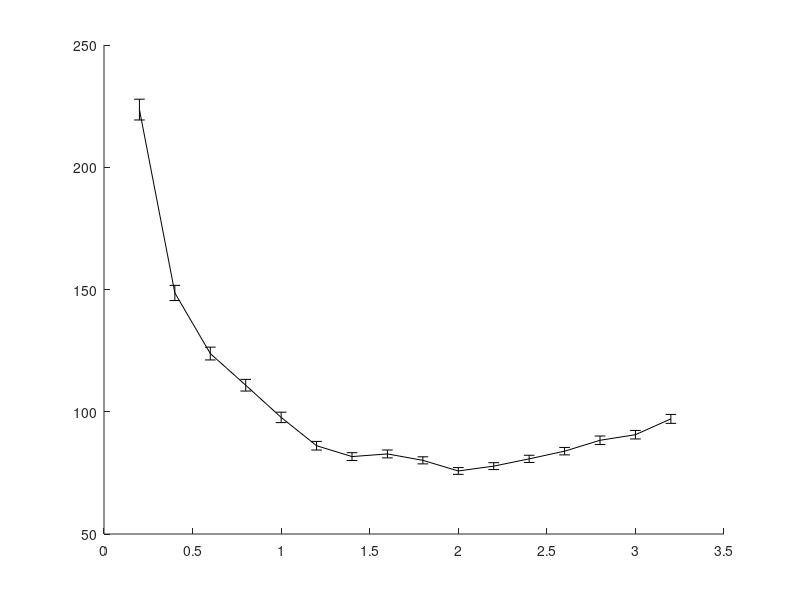

Reproduce this figure in MATLAB. (Note: this script raises an error after producing the figure.)
% In this experiment I test the GD and PCS with the BiRRT planner while varying the step size
% are:
% Vector c_start = {1.6581, 0.17453, 0.17453, 0.17453, -0.034907, -0.17453, -0.17453, -0.5236, -0.69813, -0.5236, -0.87266, -0.17453, 0.087266, 0.34907, 0.17453, 0.17453, 0.17453, 0.18147, -0.80904, 2.4791};
% Vector c_goal = {-2.1293, 0.34907, 0.5236, 0.5236, 0.69813, 0.61087, 0.61087, -0.17453, -0.7854, -0.5236, -0.34907, 0.5236, 0.7854, 0.7854, 0.2618, 0.43633, -0.17453, -1.2474, 1.2172, 5.0836}; // 4 obs
% Last updated: 08/31/17

clear all
clc

%%
D1 = load('benchmark_BiRRT_PCS_obs_rangeB.txt'); 

D2 = load('benchmark_BiRRT_GD_obs_rangeB.txt'); 

D3 = load('benchmark_BiRRT_HB_obs_rangeB.txt'); 

%%
% PCS
rd = sort(unique(D1(:,1)));
for i = 1:length(rd)
    M = D1(D1(:,1)==rd(i), 2:end);
%     disp([i-1 rg(i)  size(M,1)])
    td(i) = mean(M(:,4))*1e3;
    td_ste(i) = 1e3*std(M(:,4))/sqrt(size(M,1));
    nodes_d(i) =  mean(M(:,10));
    trees_d(i) =  mean(M(:,11));
    tlc_d(i) = mean(M(:,12))*1e3;
end
%%
% GD
rg = sort(unique(D2(:,1)));
for i = 1:length(rg)
    M = D2(D2(:,1)==rg(i), 2:end);
%     disp([i-1 rg(i)  size(M,1)])
    tg(i) = mean(M(:,4))*1e3;
    tg_ste(i) = 1e3*std(M(:,4))/sqrt(size(M,1));
    nodes_g(i) =  mean(M(:,10));
    trees_g(i) =  mean(M(:,11));
    tlc_g(i) = mean(M(:,12))*1e3;
end

%%
% HB
rb = sort(unique(D3(:,1)));
for i = 1:length(rb)
    M = D3(D3(:,1)==rb(i), 2:end);
%     disp([i-1 rg(i)  size(M,1)])
    tb(i) = mean(M(:,4))*1e3;
    tb_ste(i) = 1e3*std(M(:,4))/sqrt(size(M,1));
    nodes_b(i) =  mean(M(:,10));
    trees_b(i) =  mean(M(:,11));
    tlc_b(i) = mean(M(:,12))*1e3;
end

%%
disp(' ');
[tdmin, id] = min(td);
disp(['Minimum avg. runtime for PCS is ' num2str(tdmin) 'msec with d = ' num2str(rd(id)) ]);
[tgmin, ig] = min(tg);
disp(['Minimum avg. runtime for GD is ' num2str(tgmin) 'msec with d = ' num2str(rg(ig)) ]);
[tbmin, ib] = min(tb);
disp(['Minimum avg. runtime for GD is ' num2str(tbmin) 'msec with d = ' num2str(rb(ib)) ]);


%%
h = figure(1);
clf
errorbar(rd,td,td_ste,'-k','linewidth',2);
hold on
errorbar(rg,tg,tg_ste,'--k','linewidth',2);
errorbar(rb,tb,tb_ste,':k','linewidth',2);
hold off
ylabel('mean runtime [msec]');
xlabel('max. local-connection distance');
legend('PCS','GD');
% xlim([0 6]);
xlim([0 max([rd; rg])]);

%%
D1 = D1(D1(:,1)==rd(id), 2:end);
verf = D1(:,1)==1;
suc = D1(:,2)==1;

disp('PCS - with optimized step size:');
disp(['Results of ' num2str(size(D1,1)) ' queries.']);
disp(['Percent of successful queries verified: ' num2str(sum(verf & suc)/sum(suc)*100) '%']);
disp(['Plan distance: ' num2str(D1(1,3)) ]);
disp(['Avg. runtime: ' num2str(mean(D1(:,4))*1e3)  ' +/- ' num2str(std(D1(:,4))/sqrt(size(D1,1))*1e3) ' msec ']);
disp(['Avg. nodes in path: ' num2str(floor(mean(D1(:,8)))) ]);
disp(['Avg. nodes in trees: ' num2str(floor(mean(D1(:,9)))) ]);
disp(['Avg. number of projections: ' num2str(floor(mean(D1(:,5)))) ]);

%%
D2 = D2(D2(:,1)==rg(ig), 2:end);
verf = D2(:,1)==1;
suc = D2(:,2)==1;

disp('GD - with optimized step size:');
disp(['Results of ' num2str(size(D2,1)) ' queries.']);
disp(['Percent of successful queries verified: ' num2str(sum(verf & suc)/sum(suc)*100) '%']);
disp(['Plan distance: ' num2str(D2(1,3)) ]);
disp(['Avg. runtime: ' num2str(mean(D2(:,4))*1e3)  ' +/- ' num2str(std(D2(:,4))/sqrt(size(D2,1))*1e3) ' msec ']);
disp(['Avg. nodes in path: ' num2str(floor(mean(D2(:,8)))) ]);
disp(['Avg. nodes in trees: ' num2str(floor(mean(D2(:,9)))) ]);
disp(['Avg. number of projections: ' num2str(floor(mean(D2(:,5)))) ]);

%%
D3 = D3(D3(:,1)==rb(ib), 2:end);
verf = D3(:,1)==1;
suc = D3(:,2)==1;

disp('HB - with optimized step size:');
disp(['Results of ' num2str(size(D3,1)) ' queries.']);
disp(['Percent of successful queries verified: ' num2str(sum(verf & suc)/sum(suc)*100) '%']);
disp(['Plan distance: ' num2str(D3(1,3)) ]);
disp(['Avg. runtime: ' num2str(mean(D3(:,4))*1e3)  ' +/- ' num2str(std(D3(:,4))/sqrt(size(D3,1))*1e3) ' msec ']);
disp(['Avg. nodes in path: ' num2str(floor(mean(D3(:,8)))) ]);
disp(['Avg. nodes in trees: ' num2str(floor(mean(D3(:,9)))) ]);
disp(['Avg. number of projections: ' num2str(floor(mean(D3(:,5)))) ]);

%%
% PCS
td = D1(:,4);
maxT = max(td);
T1 = linspace(0,maxT,100);
T1 = T1(2:end);
for i = 1:length(T1)
    sd = td < T1(i);
    md(i) = mean(td(sd));
    Md(i) = 1-sum(sd)/length(td);
end

%%
% GD
tg = D2(:,4);
maxT = max(tg);
T2 = linspace(0,maxT,100);
T2 = T2(2:end);
for i = 1:length(T2)
    sg = tg < T2(i);
    mg(i) = mean(tg(sg));
    Mg(i) = 1-sum(sg)/length(tg);
end

%%
% HB
tb = D3(:,4);
maxT = max(tb);
T3 = linspace(0,maxT,100);
T3 = T3(2:end);
for i = 1:length(T3)
    sb = tb < T3(i);
    mb(i) = mean(tb(sb));
    Mb(i) = 1-sum(sb)/length(tb);
end
%%
h = figure(2);
clf
plot(T1,Md*100,'-k','linewidth',2);
hold on
plot(T2,Mg*100,'--k','linewidth',2);
plot(T3,Mb*100,':k','linewidth',2);
hold off
xlabel('maximum runtime [sec]');
ylabel('failure rate [%]');
xlim([0 max([T1 T2])]);
legend('PCS','GD','HB');
title('BiRRT');
% set(h, 'Position', [100, 100, 800, 400]);

%% 
disp(' ');
disp(['Speed-up t_{gd}/t_{pcs}: ' num2str(tgmin/tdmin) ]);
disp(['Speed-up t_{gb}/t_{hb}: ' num2str(tgmin/tbmin) ]);

